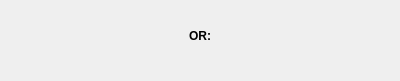
<?xml version="1.0" encoding="UTF-8"?>
<ui version="4.0">
 <class>DXForSTLFilePicker</class>
 <widget class="QWidget" name="DXForSTLFilePicker">
  <property name="geometry">
   <rect>
    <x>0</x>
    <y>0</y>
    <width>400</width>
    <height>81</height>
   </rect>
  </property>
  <property name="windowTitle">
   <string>Form</string>
  </property>
  <layout class="QGridLayout" name="gridLayout">
   <property name="leftMargin">
    <number>0</number>
   </property>
   <property name="topMargin">
    <number>0</number>
   </property>
   <property name="rightMargin">
    <number>0</number>
   </property>
   <property name="bottomMargin">
    <number>0</number>
   </property>
   <item row="3" column="0">
    <layout class="QVBoxLayout" name="verticalLayout_3">
     <item>
      <widget class="FilePickerWidget" name="dxfFilePicker" native="true"/>
     </item>
    </layout>
   </item>
   <item row="1" column="0">
    <layout class="QVBoxLayout" name="verticalLayout">
     <item>
      <widget class="FilePickerWidget" name="STLFilePicker" native="true"/>
     </item>
    </layout>
   </item>
   <item row="2" column="0">
    <widget class="QLabel" name="label">
     <property name="font">
      <font>
       <weight>75</weight>
       <bold>true</bold>
      </font>
     </property>
     <property name="text">
      <string>OR:</string>
     </property>
     <property name="alignment">
      <set>Qt::AlignHCenter|Qt::AlignTop</set>
     </property>
    </widget>
   </item>
  </layout>
 </widget>
 <customwidgets>
  <customwidget>
   <class>FilePickerWidget</class>
   <extends>QWidget</extends>
   <header>D:\projects\keymanager_new\keymanager\editors\filepickerwidget.h</header>
  </customwidget>
 </customwidgets>
 <resources/>
 <connections/>
</ui>
